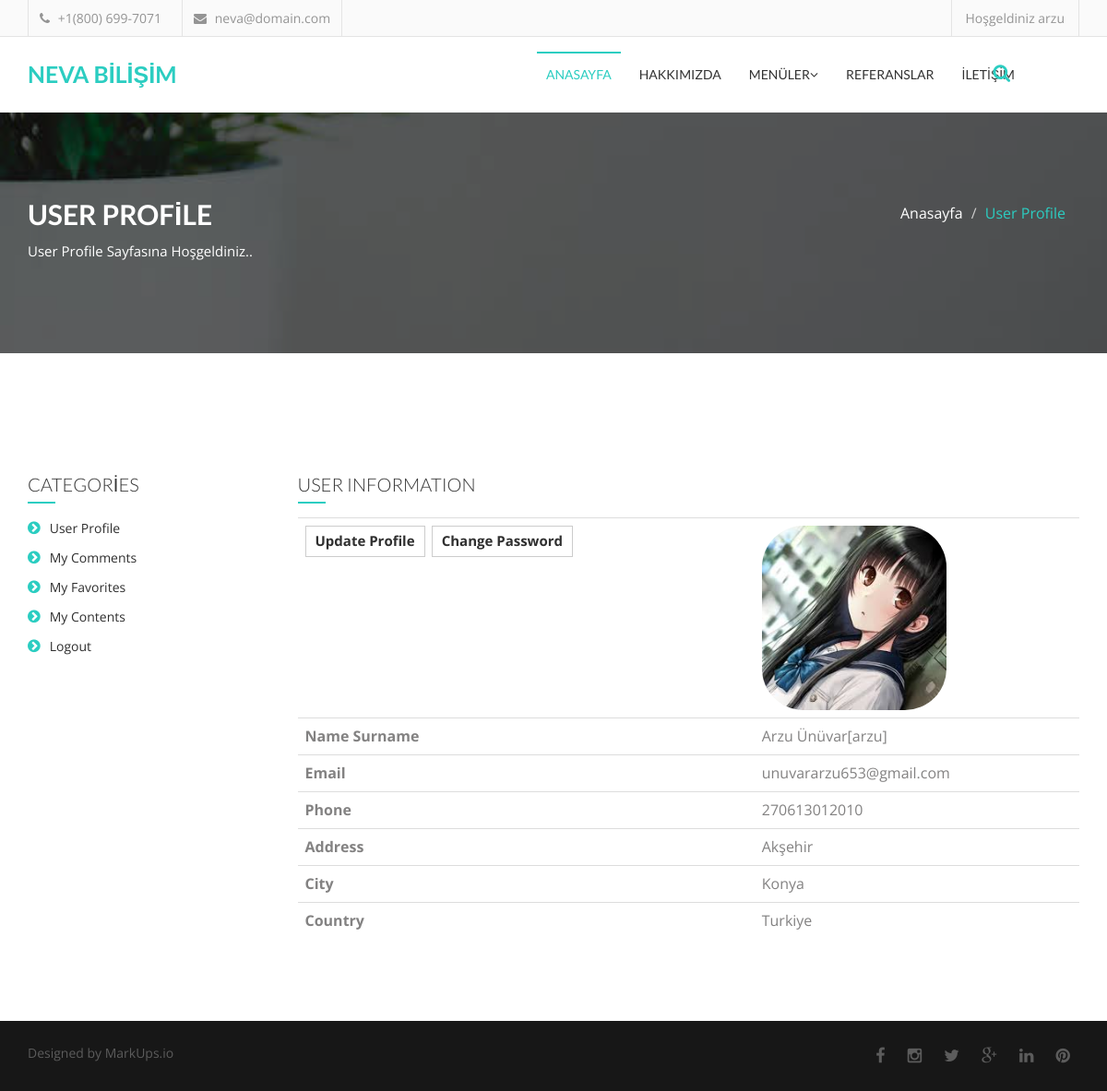
Screenshot of /user/ (signed in) with the database file from the repository.
### home/models.py (models this page shows, shortened)
class UserProfile(models.Model):
    user = models.OneToOneField(User, on_delete=models.CASCADE)
    phone = models.CharField(blank=True, max_length=20)
    address = models.CharField(blank=True, max_length=150)
    city = models.CharField(blank=True, max_length=20)
    country = models.CharField(blank=True, max_length=20)
    image = models.ImageField(blank=True, upload_to='images/users/')
    def user_name(self):
        return self.user.first_name + ' ' + self.user.last_name + '[' + self.user.username + ']'
    def image_tag(self):
        return mark_safe('<img src="{}" height="50"/>'.format(self.image.url))
    image_tag.short_description = 'Image'

### user/views.py (the view)
# urls.py: path('', views.index, name='index'),
def index(request):
    category = Category.objects.all()
    current_user = request.user   # Access User Session information
    profile = UserProfile.objects.get(user_id=current_user.id)
    context = {'category': category, 'profile': profile}
    return render(request, 'user_profile.html', context)

### user/templates/user_profile.html (shortened to what this page needs)
{% extends "homebase.html" %}
{% block body %}
    <section id="single-page-header">
        <div class="overlay">
            <div class="container">
                <div class="row">
                    <div class="col-md-6 col-sm-6 col-xs-12">
                        <div class="single-page-header-left">
                            <h2>USER PROFİLE</h2>
                            <p>User Profile Sayfasına Hoşgeldiniz..</p>
                        </div>
                    </div>
                    <div class="col-md-6 col-sm-6 col-xs-12">
                        <div class="single-page-header-right">
                            <ol class="breadcrumb">
                                <li><a href="/">Anasayfa</a></li>
                                <li class="active">User Profile</li>
                            </ol>
                        </div>
                    </div>
                </div>
            </div>
        </div>
    </section>
    <section id="contact">
        <div class="container">
            <div class="row">
                <div class="col-md-12">
                </div>
                <div class="col-md-12">
                    <div class="cotact-area">
                        <div class="row">
                            <div class="col-md-3">
                                <div class="contact-area-left">
                                    {% include "user_panel.html" %}
                                </div>
                            </div>
                            <div class="col-md-9">
                                <div class="contact-area-right">
                                    <h4 class="widget-title">USER INFORMATION</h4>
                                    <table class="shopping-cart-table table">
                                        <tr>
                                            <th class="text-left">
                                                <div class="tag-cloud">
                                                <a href="/user/update" >Update Profile</a>
                                                <a href="/user/password" >Change Password</a>
                                                </div>
                                            </th>
                                            <td><img src="{{ profile.image.url }}" style="border-radius: 45px; height: 200px"></td>
                                        </tr>
                                        <tr>
                                            <th class="text-left">Name Surname</th>
                                            <td class="text-left">{{ profile.user_name }}</td>
                                        </tr>
                                        <tr>
                                            <th class="text-left">Email</th>
                                            <td class="text-left">{{ profile.user.email }}</td>
                                        </tr>
                                        <tr>
                                            <th class="text-left">Phone</th>
                                            <td class="text-left">{{ profile.phone}}</td>
                                        </tr>
                                        <tr>
                                            <th class="text-left">Address</th>
                                            <td class="text-left">{{ profile.address }}</td>
                                        </tr>
                                        <tr>
                                            <th class="text-left">City</th>
                                            <td class="text-left">{{ profile.city }}</td>
                                        </tr>
                                        <tr>
                                            <th class="text-left">Country</th>
                                            <td class="text-left">{{ profile.country }}</td>
                                        </tr>
                                    </table>
                                </div>
                            </div>
                        </div>
                    </div>
                </div>
            </div>
        </div>
    </section>
{% endblock %}

### home/templates/header.html (shortened to what this page needs)
{% load static %}
<header id="header">
            {% load mptt_tags %}
    <div class="header-bottom">
        <div class="container">
            <div class="row">
                <div class="col-md-6 col-sm-6 col-xs-6">
                    <div class="header-contact">
                        <ul>
                            <li>
                                <div class="phone">
                                    <i class="fa fa-phone"></i>
                                    +1(800) 699-7071
                                </div>
                            </li>
                            <li>
                                <div class="mail">
                                    <i class="fa fa-envelope"></i>
                                    neva@domain.com
                                </div>
                            </li>
                        </ul>
                    </div>
                </div>
                <div class="col-md-6 col-sm-6 col-xs-6">
                    <div class="header-login">
                        <a class="login modal-form" data-target="#login-form" data-toggle="modal">
                            {% if user.id is not  None %}Hoşgeldiniz {{ user.username }}{% else %} <a href="/login/">Login</a> / <a href="/signup/">Sign Up</a>{% endif %}</a>
                    </div>
                </div>
            </div>
        </div>
    </div>
</header>

### home/static/css/theme-color/default-theme.css (style rules this page uses)
.widget-title::after { background-color: #2bcdc1; }
.single-page-header-right .breadcrumb li { color: #2bcdc1; }

### home/static/style.css (style rules this page uses)
body { font-family: 'Open Sans', sans-serif; font-size: 16px; overflow-x: hidden !important; color: #838282; }
ul { padding: 0; margin: 0; list-style: none; }
a { text-decoration: none; color: #2f2f2f; }
h1,h2,h3,h4,h5,h6 { font-family: 'Lato', sans-serif; }
h2 { color: #fff; font-size: 30px; font-weight: 700; line-height: 40px; margin: 0; padding-bottom: 10px; }
img { border:none; }
#header { float: left; display: inline; width: 100%; }
.header-bottom { background-color: rgba(0, 0, 0, 0.02); border-bottom: 1px solid #e4e4e4; color: #949494; font-size: 12px; height: 40px; display: inline; float: left; width: 100%; overflow: hidden; padding: 0 15px; transition: all 0.3s ease 0s; }
.header-contact { display: inline; float: left; width: 100%; }
.header-contact ul li { border-left: 1px solid #e4e4e4; display: inline-block; float: left; margin-right: 10px; padding: 10px 12px; }
.header-contact ul li:last-child { border-right: 1px solid #e4e4e4; }
.phone { font-size: 14px; }
.phone i { margin-right: 5px; }
.mail { font-size: 14px; }
.mail i { margin-right: 5px; }
.header-login { display: inline; float: left; text-align: right; width: 100%; }
.login { border-left: 1px solid #e4e4e4; border-right: 1px solid #e4e4e4; color: #949494; display: inline-block; font-size: 14px; line-height: 20px; padding: 10px 15px; text-decoration: none; -webkit-transition: all 0.5s; -o-transition: all 0.5s; transition: all 0.5s; }
#single-page-header { background-attachment: fixed !important; background-image: url("assets/images/slider-5.jpg"); background-repeat: repeat; background-size: cover; color: #ffffff; display: inline; float: left; width: 100%; }
.overlay { background-color: rgba(0,0,0,0.6); padding: 90px 0; float: left; width: 100%; }
.single-page-header-left { display: inline; float: left; width: 100%; }
.single-page-header-left h2 { text-transform: uppercase; }
.single-page-header-left p { font-size: 15px; }
.single-page-header-right { display: inline; float: left; width: 100%; }
.single-page-header-right .breadcrumb { background: transparent none repeat scroll 0 0; border-radius: 0; text-align: right; }
.single-page-header-right .breadcrumb li a { color: #fff; }
.widget-title { color: #333; font-size: 20px; font-weight: 300; margin-bottom: 25px; position: relative; }
.widget-title::after { content: ""; height: 2px; left: 0; position: absolute; top: 30px; width: 30px; }
.tag-cloud { display: inline; float: left; width: 100%; text-align: left; }
.tag-cloud a { border: 1px solid #ccc; display: inline-block; font-size: 15px; margin-bottom: 8px; margin-right: 3px; padding: 5px 10px; -webkit-transition: all 0.5s; -o-transition: all 0.5s; transition: all 0.5s; }
#contact { display: inline; float: left; padding: 70px 0; width: 100%; }
.cotact-area { display: inline; float: left; margin-top: 50px; width: 100%; }
.contact-area-left { display: inline; float: left; width: 100%; }
.contact-area-right { display: inline; float: left; width: 100%; }

### rows the page displays
UserProfile: image (picture), user_name "Arzu Ünüvar[arzu]", user.email "unuvararzu653@gmail.com", phone "270613012010", address "Akşehir", city "Konya", country "Turkiye"

### other values shown
{{ user.username }} "arzu"
